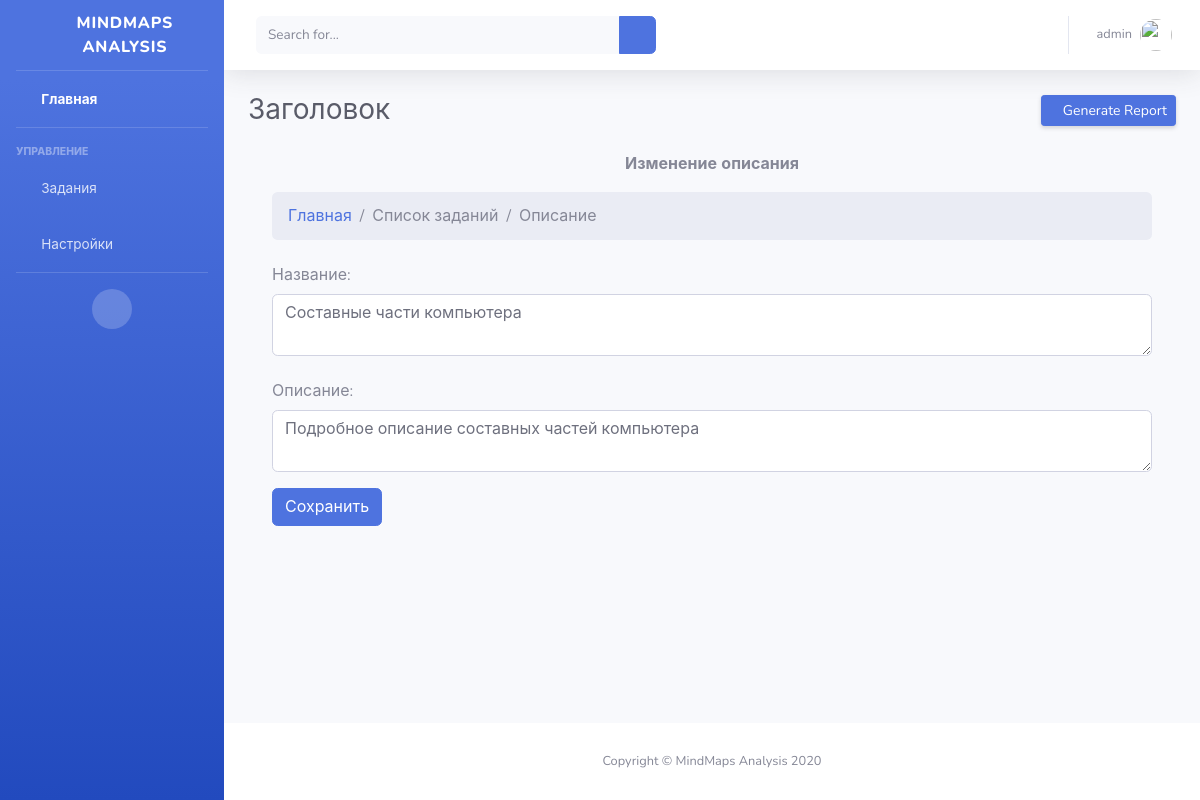
Page /change/172/ (signed in) on the committed database.
### polls/models.py (models this page shows, shortened)
class Task(models.Model):
    title = models.CharField(max_length=200)
    about = models.CharField(max_length=400)
    userData = models.ForeignKey(UserData, on_delete=models.CASCADE)

### polls/views.py (the view)
# urls.py: path('change/<int:task_id>/', views.change_task, name='change_task'),
@login_required(login_url='/accounts/login/')
def change_task(request, task_id):
    task = Task.objects.get(pk=task_id)
    context = {'task': task,
               'task_id' : task_id}
    return render(request, 'polls/actions/change_confirm.html', context)

### polls/templates/polls/actions/change_confirm.html (shortened to what this page needs)
{% extends "base.html" %}
{% block content %}
    <div class="container mt-3">
        <p class="text-center font-weight-bolder mt-4" >Изменение описания</p>
        <nav aria-label="breadcrumb">
            <ol class="breadcrumb">
                <li class="breadcrumb-item"><a href="{% url 'index' %}">Главная</a></li>
                <li class="breadcrumb-item active">Список заданий</li>
                <li class="breadcrumb-item active" aria-current="page">Описание</li>
            </ol>
        </nav>
        <form action="{% url 'change_task_confirm' task_id %}" method="post">
            <div class="form-group">
                <label for="title-text" class="col-form-label">Название:</label>
                <textarea name="title" class="form-control" id="title-text">{{ task.title }}</textarea>
            </div>
            <div class="form-group">
                <label for="about-text" class="col-form-label">Описание:</label>
                <textarea name="about" class="form-control" id="about-text">{{ task.about }}</textarea>
            </div>
            <button type="submit" class="btn btn-primary">Сохранить</button>
        </form>
    </div>
{% endblock %}

### polls/templates/base.html (shortened to what this page needs)
<!DOCTYPE html>
<html lang="en">
<head>
{% load static %}
  <link href="{% static 'polls/vendor/fontawesome-free/css/all.min.css' %}" rel="stylesheet" type="text/css">
  <link href="{% static 'polls/css/sb-admin-2.min.css' %}" rel="stylesheet">
</head>
<body id="page-top">
  <div id="wrapper">
    <ul class="navbar-nav bg-gradient-primary sidebar sidebar-dark accordion" id="accordionSidebar">
      <a class="sidebar-brand d-flex align-items-center justify-content-center" href="{% url 'index' %}">
        <div class="sidebar-brand-icon rotate-n-15">
          <i class="fas fa-project-diagram"></i>
        </div>
        <div class="sidebar-brand-text mx-3">MindMaps Analysis</div>
      </a>
      <hr class="sidebar-divider my-0">
      <li class="nav-item active">
        <a class="nav-link" href="{% url 'index' %}">
          <i class="fas fa-fw fa-align-justify"></i>
          <span>Главная</span></a>
      </li>
      <hr class="sidebar-divider">
      <div class="sidebar-heading">
        Управление
      </div>
      <li class="nav-item">
        <a class="nav-link collapsed" href="#" data-toggle="collapse" data-target="#collapseTwo" aria-expanded="true" aria-controls="collapseTwo">
          <i class="fas fa-fw fa-clipboard-list"></i>
          <span>Задания</span>
        </a>
      </li>
      <li class="nav-item">
        <a class="nav-link collapsed" href="#" data-toggle="collapse" data-target="#collapseUtilities" aria-expanded="true" aria-controls="collapseUtilities">
          <i class="fas fa-fw fa-wrench"></i>
          <span>Настройки</span>
        </a>
      </li>
      <hr class="sidebar-divider">
      <div class="text-center d-none d-md-inline">
        <button class="rounded-circle border-0" id="sidebarToggle"></button>
      </div>
    </ul>
    <div id="content-wrapper" class="d-flex flex-column">
      <div id="content">
        <nav class="navbar navbar-expand navbar-light bg-white topbar mb-4 static-top shadow">
          <form class="d-none d-sm-inline-block form-inline mr-auto ml-md-3 my-2 my-md-0 mw-100 navbar-search">
            <div class="input-group">
              <input type="text" class="form-control bg-light border-0 small" placeholder="Search for..." aria-label="Search" aria-describedby="basic-addon2">
              <div class="input-group-append">
                <button class="btn btn-primary" type="button">
                  <i class="fas fa-search fa-sm"></i>
                </button>
              </div>
            </div>
          </form>
          <ul class="navbar-nav ml-auto">
            <li class="nav-item dropdown no-arrow">
              <a class="nav-link dropdown-toggle" href="#" id="userDropdown" role="button" data-toggle="dropdown" aria-haspopup="true" aria-expanded="false">
                <span class="mr-2 d-none d-lg-inline text-gray-600 small">{{ user.username }}</span>
                <img class="img-profile rounded-circle" src="https://source.unsplash.com/QAB-WJcbgJk/60x60">
              </a>
            </li>
          </ul>
        </nav>
        <div class="container-fluid">
          <div class="d-sm-flex align-items-center justify-content-between mb-4">
            <h1 class="h3 mb-0 text-gray-800">{% block page_title %}Заголовок{% endblock %}</h1>
            <a href="#" class="d-none d-sm-inline-block btn btn-sm btn-primary shadow-sm"><i class="fas fa-download fa-sm text-white-50"></i> Generate Report</a>
          </div>
          {% block content %}{% endblock %}
        </div>
      </div>
      <footer class="sticky-footer bg-white">
        <div class="container my-auto">
          <div class="copyright text-center my-auto">
            <span>Copyright &copy; MindMaps Analysis 2020</span>
          </div>
        </div>
      </footer>
    </div>
  </div>
</body>
</html>

### rows in the picture
Task: title "Составные части компьютера", about "Подробное описание составных частей компьютера"

### other values in the picture
{{ user.username }} "admin"
